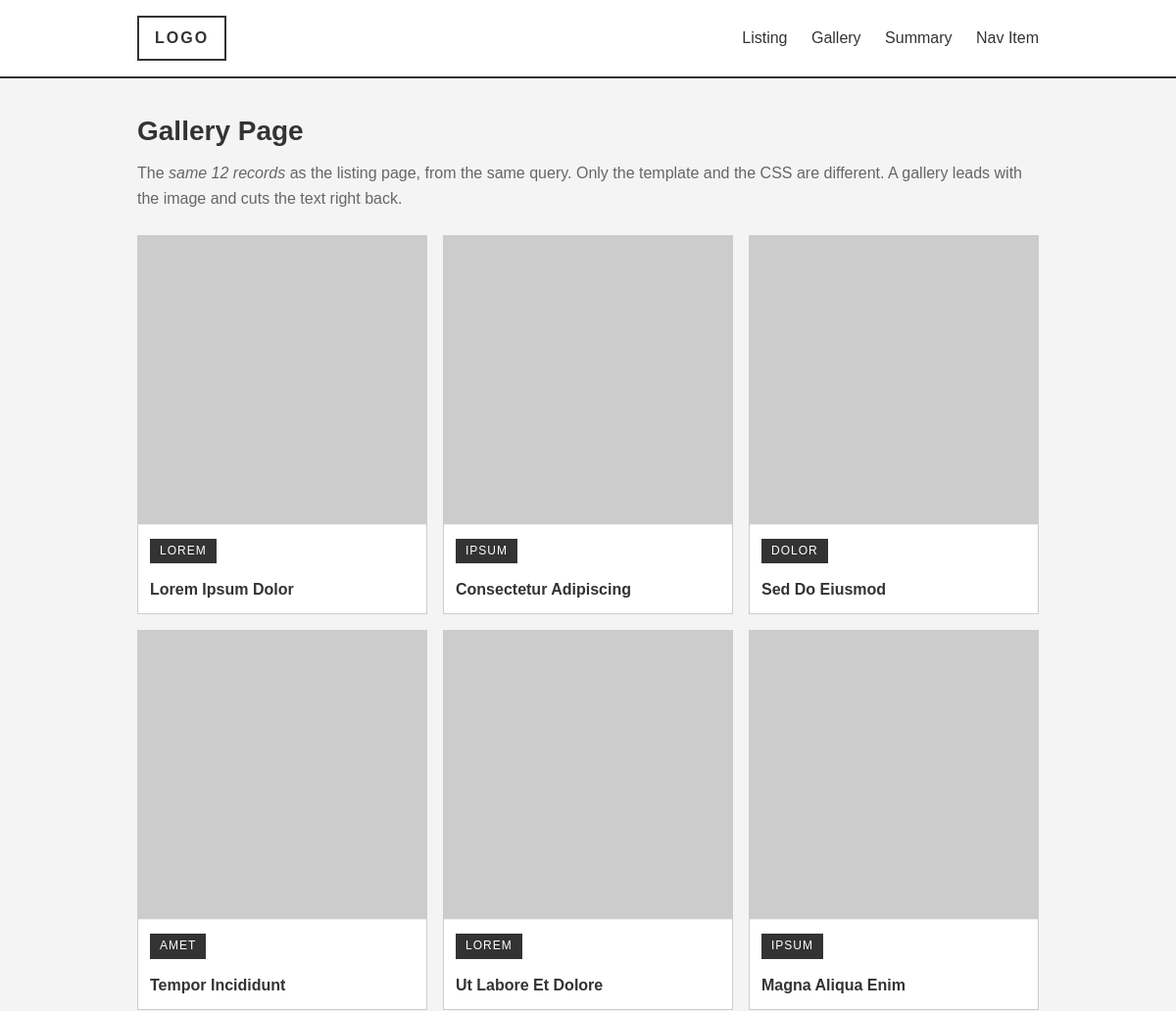
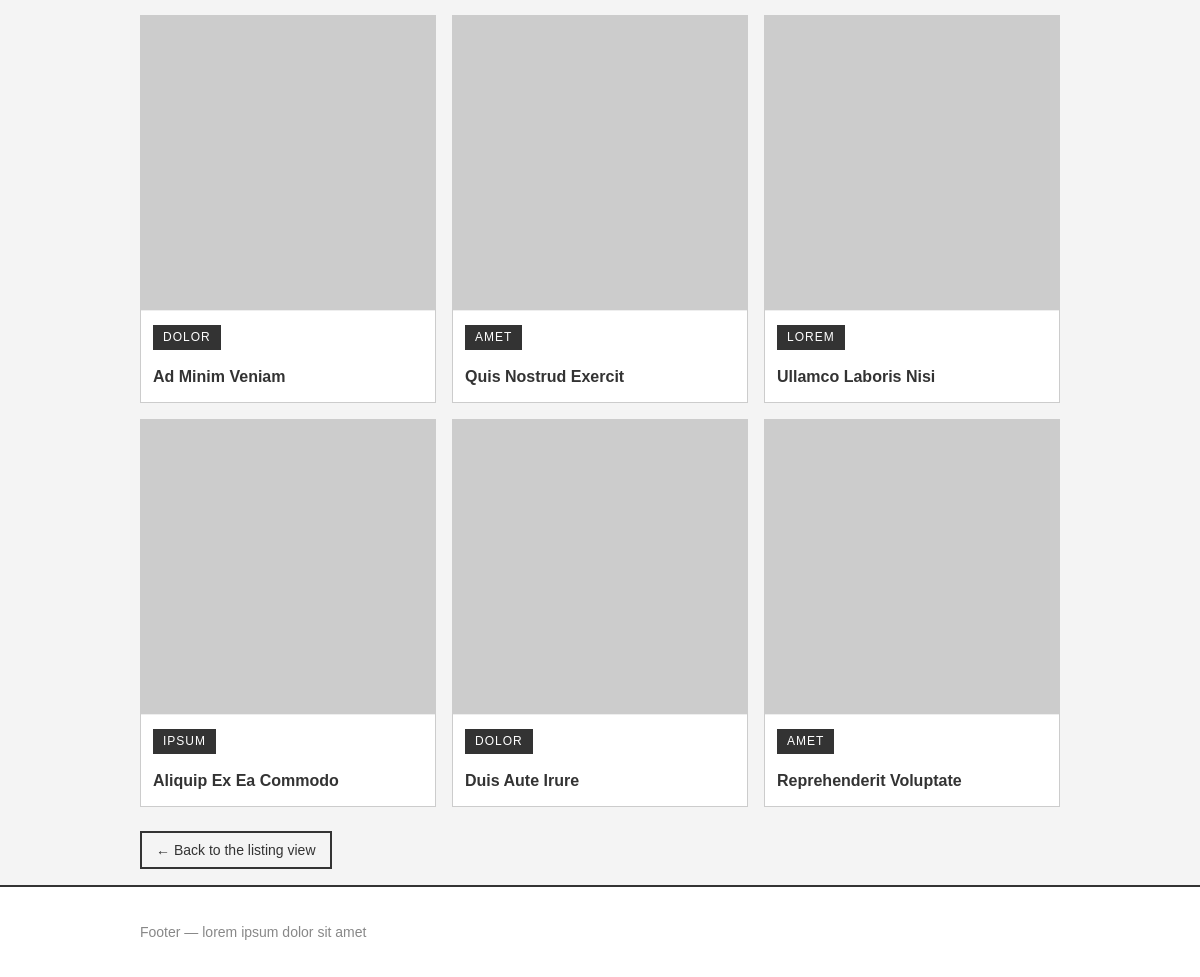
The page /gallery on the database its author committed (2 pictures, top to bottom).
### tables this page shows
CREATE TABLE items (
    id            INTEGER PRIMARY KEY AUTOINCREMENT,
    title         TEXT    NOT NULL,
    summary       TEXT    NOT NULL,   -- short text, shown on the homepage
    body          TEXT    NOT NULL,   -- long text, shown on the detail page
    image_id      INTEGER NOT NULL,   -- which Lorem Picsum photo to use
    category_id   INTEGER NOT NULL,
    FOREIGN KEY (category_id) REFERENCES categories (id)
);

CREATE TABLE categories (
    id    INTEGER PRIMARY KEY AUTOINCREMENT,
    name  TEXT NOT NULL UNIQUE,
    slug  TEXT NOT NULL UNIQUE
);

### app.py (the view)
@app.route("/gallery")
def gallery():
    return render_template("gallery.html", items=get_all_items())

### app.py (called while the page is built)
def get_db():
    connection = sqlite3.connect(DB_FILE)
    connection.row_factory = sqlite3.Row
    return connection

def get_all_items():
    connection = get_db()
    items = connection.execute(
        """
        SELECT  items.id,
                items.title,
                items.summary,
                items.image_id,
                categories.name AS category_name
        FROM    items
        JOIN    categories ON items.category_id = categories.id
        ORDER BY items.id
        """
    ).fetchall()
    connection.close()
    return items

### templates/gallery.html (shortened to what this page needs)
{% extends "base.html" %}
{% block content %}
  <h1>Gallery Page</h1>
  <p class="lead">
    The <em>same 12 records</em> as the listing page, from the same query.
    Only the template and the CSS are different. A gallery leads with the
    image and cuts the text right back.
  </p>
  <ul class="gallery">
    {% for item in items %}
      <li class="tile">
        <a href="{{ url_for('detail', item_id=item.id) }}">
          <img src="https://picsum.photos/id/{{ item.image_id }}/400/400"
               alt="Placeholder image for {{ item.title }}"
               width="400" height="400" loading="lazy">
          <span class="tile-caption">
            <span class="badge">{{ item.category_name }}</span>
            <span class="tile-title">{{ item.title }}</span>
          </span>
        </a>
      </li>
    {% endfor %}
  </ul>
  <p><a class="btn" href="{{ url_for('index') }}">&larr; Back to the listing view</a></p>
{% endblock %}

### templates/base.html (shortened to what this page needs)
<!DOCTYPE html>
<html lang="en">
<head>
  <link rel="stylesheet" href="{{ url_for('static', filename='style.css') }}">
</head>
<body>
  <header class="site-header">
    <div class="wrap">
      <a class="logo" href="{{ url_for('index') }}">LOGO</a>
      <nav class="site-nav">
        <a href="{{ url_for('index') }}">Listing</a>
        <a href="{{ url_for('gallery') }}">Gallery</a>
        <a href="{{ url_for('summary') }}">Summary</a>
        <a href="#">Nav Item</a>
      </nav>
    </div>
  </header>
  <main class="wrap">
    {% block content %}{% endblock %}
  </main>
  <footer class="site-footer">
    <div class="wrap">
      <p>Footer &mdash; lorem ipsum dolor sit amet</p>
    </div>
  </footer>
</body>
</html>

### static/style.css (style rules this page uses)
* { box-sizing: border-box; }
body { margin: 0; font-family: Arial, Helvetica, sans-serif; font-size: 16px; line-height: 1.6; color: #333; background: #f4f4f4; }
img { display: block; max-width: 100%; height: auto; background: #ddd; }
.wrap { width: 100%; max-width: 960px; margin: 0 auto; padding: 0 20px; }
.site-header { background: #fff; border-bottom: 2px solid #333; padding: 16px 0; }
.site-header .wrap { display: flex; justify-content: space-between; align-items: center; flex-wrap: wrap; gap: 12px; }
.logo { font-weight: bold; letter-spacing: 2px; text-decoration: none; color: #333; border: 2px solid #333; padding: 8px 16px; }
.site-nav a { color: #333; text-decoration: none; margin-left: 20px; border-bottom: 1px solid transparent; }
h1 { font-size: 28px; margin: 32px 0 8px; }
.lead { color: #666; margin-top: 0; }
.badge { display: inline-block; background: #333; color: #fff; font-size: 12px; letter-spacing: 1px; text-transform: uppercase; padding: 3px 10px; margin-bottom: 8px; }
.btn { display: inline-block; border: 2px solid #333; color: #333; text-decoration: none; padding: 6px 14px; font-size: 14px; }
.gallery { list-style: none; margin: 24px 0; padding: 0; display: grid; grid-template-columns: repeat(auto-fill, minmax(240px, 1fr)); gap: 16px; }
.tile { background: #fff; border: 1px solid #ccc; }
.tile a { display: block; color: #333; text-decoration: none; }
.tile img { width: 100%; aspect-ratio: 1 / 1; object-fit: cover; }
.tile-caption { display: block; padding: 12px; border-top: 1px solid #eee; }
.tile-title { display: block; margin-top: 6px; font-weight: bold; }
.site-footer { background: #fff; border-top: 2px solid #333; padding: 20px 0; color: #888; font-size: 14px; }

### rows shown on the page
items: category_name "LOREM", title "Lorem Ipsum Dolor"
items: category_name "IPSUM", title "Consectetur Adipiscing"
items: category_name "DOLOR", title "Sed Do Eiusmod"
items: category_name "AMET", title "Tempor Incididunt"
items: category_name "LOREM", title "Ut Labore Et Dolore"
items: category_name "IPSUM", title "Magna Aliqua Enim"
items: category_name "DOLOR", title "Ad Minim Veniam"
items: category_name "AMET", title "Quis Nostrud Exercit"
items: category_name "LOREM", title "Ullamco Laboris Nisi"
items: category_name "IPSUM", title "Aliquip Ex Ea Commodo"
items: category_name "DOLOR", title "Duis Aute Irure"
items: category_name "AMET", title "Reprehenderit Voluptate"
